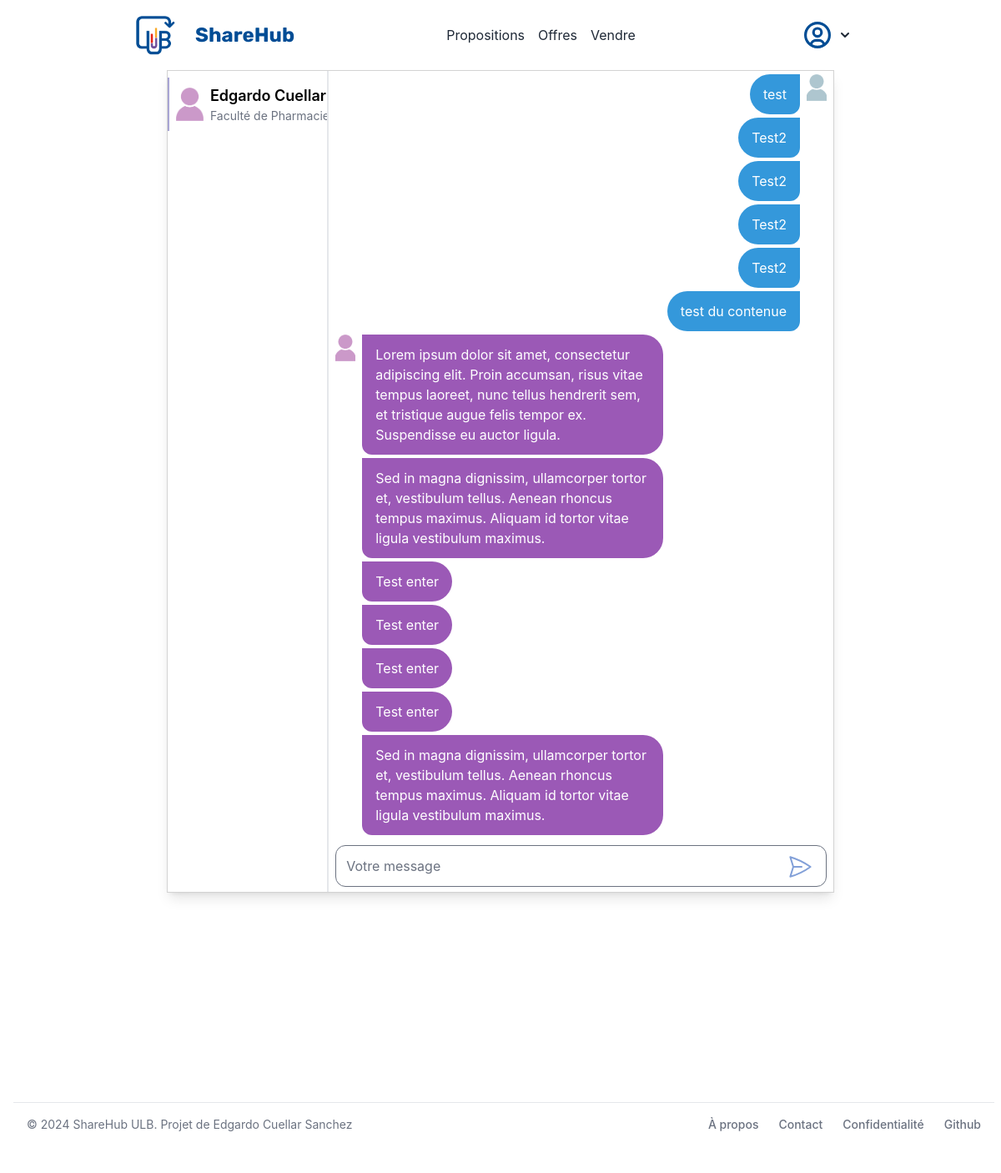
The page /message/1 (signed in) on the database its author committed.
### store/models/customer.py (models this page shows, shortened)
class Customer(models.Model):
    first_name = models.CharField(max_length=50, default="")
    last_name = models.CharField (max_length=50, default="")
    description = models.CharField(max_length=288, default="")
    faculty = models.CharField(max_length=50, default="")
    email=models.EmailField(default="", unique=True)
    password = models.CharField(max_length=100, default="")
    register_date = models.DateField(default=None, null=True, blank=True)
    is_banned = models.BooleanField(default=False)
    @staticmethod
    def get_customer_by_id(id):
        try:
            return Customer.objects.get(id= id)
        except:
            return False

### store/models/category.py (models this page shows, shortened)
class Category(models.Model):
    name= models.CharField(max_length=50, default="")
    @staticmethod
    def get_category_by_id(id):
        try:
            category = Category.objects.get(id=id)
            return category
        except ObjectDoesNotExist:
            return Category.objects.all()[0]

### store/models/message.py (models this page shows, shortened)
class Message(models.Model):
    sender = models.ForeignKey(Customer, on_delete=models.CASCADE, related_name='sent_messages')
    receiver = models.ForeignKey(Customer, on_delete=models.CASCADE, related_name='received_messages')
    content = models.TextField()
    timestamp = models.DateTimeField(default=timezone.now)

### store/views/customer/message.py (the view, shortened to what this page needs)
# urls.py: path('message', MessagesView.as_view(), name='messages'),
class MessagesView(View):
    html_template = "customer/message.html"
    @method_decorator(user_login_required)
    def dispatch(self, request, *args, **kwargs):
        return super().dispatch(request, *args, **kwargs)
    def get(self, request, receiver_id=None):
        sender = Customer.get_customer_by_id(request.session.get('customer'))
        receiver = None
        messages = None
        if receiver_id is not None:
            receiver = Customer.get_customer_by_id(receiver_id)
            messages = Message.objects.filter(sender=sender, receiver=receiver) | Message.objects.filter(sender=receiver, receiver=sender)
            messages = messages.order_by('id')
        users_with_messages = self.get_users_with_messages(sender)
        context = {
            'sender': sender,
            'receiver': receiver,
            'messages': messages,
            'users_with_messages': users_with_messages,
        }
        return render(request, self.html_template, context)
    def get_users_with_messages(self, user):
        return Customer.objects.filter(
            Q(sent_messages__receiver=user) | Q(received_messages__sender=user)
        ).distinct()

### store/templatetags/custom_filter.py (called while the page is built)
@register.filter(name='user_img')
def get_user_img(id):
    return f"/media/img/user_{id % 11}.png"

@register.filter(name='get_category_name')
def get_category_name(category_id):
    return Category.get_category_by_id(category_id).name

@register.simple_tag
def define(val=None):
    return val

### store/templates/customer/message.html (shortened to what this page needs)
{% extends 'base.html' %}
{% block content %}
{% load custom_filter %}
<div class="sm:w-full sm:mx-4 md:w-8/12 md:mx-auto shadow-lg"
    style="min-height: 70vh; border: lightgray solid 1px;">
    <div class="flex flex-row justify-between bg-white min-h-full" style="min-height: 70vh;max-height: 70vh;">
        <div class="flex flex-col w-64 border-r-2 overflow-y-auto min-h-full py-2" style="overflow-x: hidden;">
            {% for user in users_with_messages %}
            {% if user.id == receiver.id %}
            <div class="mb-2 h-16 flex flex-row py-4 pr-2 items-left border-b-1" style="border-left: #a8a5d4 solid 2px;">
            {% else %}
            <div class="mb-2 h-16 flex flex-row py-4 pr-2 items-left border-b-1">
            {% endif %}
            <a href="/message/{{user.id}}"
                class="flex flex-row items-center">
                <div class="h-14 w-10 text-center pt-2 mx-2">
                    <img
                    src="{{user.id|user_img}}"
                    class="object-cover"
                    alt=""
                    />
                </div>
                <div class="w-full overflow-hidden">
                    <div class="text-lg sm:text-md font-semibold truncate">
                        {{user.first_name}} {{user.last_name}}
                    </div>
                        <p class="text-gray-500 text-sm truncate">
                            {{user.faculty|get_category_name}}
                        </p>
                </div>
            </a>
            </div>
        {% endfor %}
        </div>
        <div class="w-full px-2 flex flex-col justify-between">
            {% if receiver %}
            <div id="messageContainer" class="flex flex-col pt-4 overflow-y-auto" style="height: 68vh;">
                {% define -1 as last_id %}
                {% for message in messages %}
                    {% if message.sender.id == sender.id %}
                        <div class="flex justify-end mb-1">
                            <div class="flex justify-end w-8/12">
                            {% if last_id != message.sender.id %}
                                <div class="mr-2 py-3 px-4 rounded-bl-3xl rounded-tl-3xl rounded-br-xl text-white"
                                    style="background-color: #3498db;"
                                    title="{{ message.timestamp }}">
                                    {{ message.content }}
                                </div>
                                <img
                                    src="{{sender.id|user_img}}"
                                    class="object-cover h-8 w-6"
                                    alt=""
                                />
                            {% else %}
                                <div class="mr-8 py-3 px-4 rounded-bl-3xl rounded-tl-3xl rounded-br-xl text-white"
                                    style="background-color: #3498db;"
                                    title="{{ message.timestamp }}">
                                    {{ message.content }}
                                </div>
                            {% endif %}
                            </div>
                        </div>
                    {% else %}
                        <div class="flex justify-start mb-1 w-8/12">
                            {% if last_id != message.sender.id %}
                                <img
                                    src="{{receiver.id|user_img}}"
                                    class="object-cover h-8 w-6"
                                    alt=""
                                />
                                <div class="ml-2 py-3 px-4 rounded-br-3xl rounded-tr-3xl rounded-bl-xl text-white"
                                    style="background-color: #9b59b6;"
                                    title="{{ message.timestamp }}">
                                    {{ message.content }}
                                </div>
                            {% else %}
                                <div class="ml-8 py-3 px-4 rounded-br-3xl rounded-tr-3xl rounded-bl-xl text-white"
                                    style="background-color: #9b59b6;"
                                    title="{{ message.timestamp }}">
                                    {{ message.content }}
                                </div>
                            {% endif %}
                        </div>
                    {% endif %}
                    {% define message.sender.id as last_id %}
                {% endfor %}
            </div>
            <div class="py-2">
                <form method="post" action="">
                    <div class="position-relative">
                        <input type="text" class="py-3 px-3 rounded-xl" style="width: calc(100%);"
                            name="content" placeholder="Votre message" />
                        <div style="position:relative;margin-left: calc(100% - 3rem);margin-top: -2.5rem;">
                            <button type="submit" >
                            <svg xmlns="http://www.w3.org/2000/svg" fill="white" viewBox="0 0 24 24" stroke-width="1.5" stroke="#82A0D8"
                                class="w-8 h-8">
                                <path stroke-linecap="round" stroke-linejoin="round" d="M6 12 3.269 3.125A59.769 59.769 0 0 1 21.485 12 59.768 59.768 0 0 1 3.27 20.875L5.999 12Zm0 0h7.5" />
                            </svg>
                        </button>
                        </div>
                    </div>
                </form>
            </div>
            {% endif %}
        </div>
    </div>
</div>
{% endblock %}

### rows shown on the page
Customer: first_name "Edgardo", last_name "Cuellar…", faculty|get_category_name "Faculté de Pharmacie"
Message: content "test"
Message: content "Test2"
Message: content "Test2"
Message: content "Test2"
Message: content "Test2"
Message: content "test du contenue"
Message: content "Lorem ipsum dolor sit amet, consectetur adipiscing elit. Proin accumsan, risus vitae tempus laoreet, nunc tellus hendrerit sem, et tristique augue felis tempor ex. Suspendisse eu auctor ligula."
Message: content "Sed in magna dignissim, ullamcorper tortor et, vestibulum tellus. Aenean rhoncus tempus maximus. Aliquam id tortor vitae ligula vestibulum maximus."
Message: content "Test enter"
Message: content "Test enter"
Message: content "Test enter"
Message: content "Test enter"
Message: content "Sed in magna dignissim, ullamcorper tortor et, vestibulum tellus. Aenean rhoncus tempus maximus. Aliquam id tortor vitae ligula vestibulum maximus."
